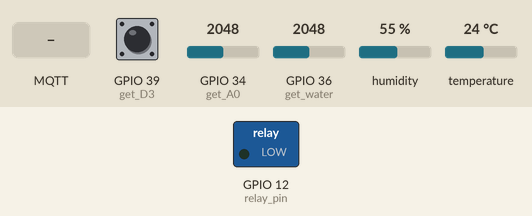
Simulated run of this sketch. Board: ESP32. Shown: switched loads named in the sketch (green lamp = pin HIGH). The test bench sets the inputs (shaded band); at power-on: GPIO 36 (get_water) = 2048, GPIO 34 (get_A0) = 2048, GPIO 39 (get_D3) HIGH, humidity 55 %, temperature 24 °C. WiFi joins after 1.5 s; servers stay silent unless stated; random numbers use the default seed unless the sketch sets one; no MQTT or app messages arrive unless stated; what the sketch prints to the serial monitor is not drawn.

Above: at 2.7 s.
2.8 s: MQTT message "ON" arrives on the first subscribed topic
At 5.0 s:
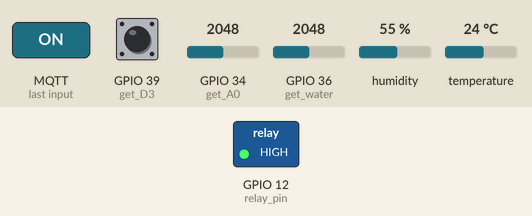
13.3 s: MQTT message "OFF" arrives on the first subscribed topic
At 14.5 s:
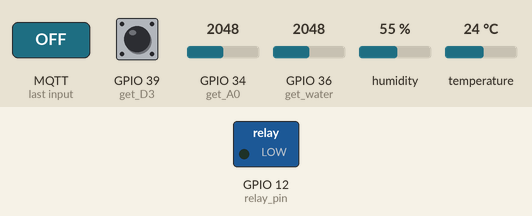
15.3 s: GPIO 36 (get_water) set to 375
16.8 s: GPIO 36 (get_water) set to 314
Timing chart, 0 to 19.8 s (numbered marks = the images above; inputs shaded):
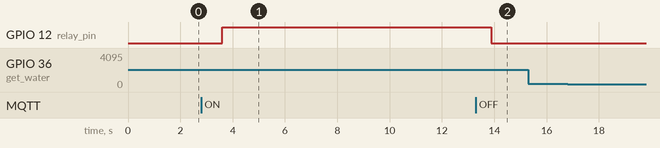

The sketch:

mqtt_led.ino
```cpp
#include <WiFi.h>
#include <PubSubClient.h>
#include <SimpleDHT.h>
// ------ 以下修改成你自己的WiFi 帳號密碼 ------
char* ssid = "TP-Link_B4D0";
char* password = "0937945797";
// ------ 以下修改成你DHT11 腳位 ------
int pinDHT11 = 13;
SimpleDHT11 dht11(pinDHT11);
// ------ 以下修改成你MQTT 設定 -------
char* MQTTServer = "mqtt.eclipseprojects.io"; // 免註冊MQTT 伺服器
int MQTTPort = 1883; // MQTT Port
char* MQTTUser = ""; // 不須帳密
char* MQTTPassword = ""; // 不須帳密
// 推播主題1: 推播溫度（記得改Topic）
char* MQTTPubTopic1 = "YourTopic/class205/temp";
// 推播主題2: 推播濕度（記得改Topic）
char* MQTTPubTopic2 = "YourTopic/class205/humi";
// 訂閱主題1: 改變LED 燈號（記得改Topic）
char* MQTTSubTopic3 = "dxjh/light";
long MQTTLastPublishTime; // 此變數用來記錄推播時間
long MQTTPublishInterval = 10000; // 每10 秒推撥一次
WiFiClient WifiClient;
PubSubClient MQTTClient(WifiClient);
int get_D3 = 39;
int get_A0 = 34;
int get_water = 36;
int relay_pin = 12;

void setup() {
  Serial.begin(115200);
  // 開始WiFi 連線
  WifiConnecte();
  // 開始MQTT 連線
  MQTTConnecte();
  pinMode(12,OUTPUT);
}

void water() {
   //從A0讀取輸入
  int value = analogRead(get_water);
  Serial.print(value);
  Serial.print("   ");
  if (value > 480) {
    Serial.println("High Level");
  }
  else if ((value > 340) && (value <= 480)) {
    Serial.println("Middle Level");
  }
  else if ((value > 100) && (value <=340)){
    Serial.println("Low Level");
  }
  else if (value <=100){
    Serial.println("NO Water");
  }
  delay(1000);
}

void rain() {
  int value = analogRead(get_A0);    //從A0讀取感測值

  Serial.print(value);
  Serial.print("   ");

  if(digitalRead(get_D3) == LOW){
    Serial.println("Digital value : wet");
  }
  else{
    Serial.println("Digital value : dry");
  }
  delay(1000);
}

void loop() {
  // 如果WiFi 連線中斷，則重啟WiFi 連線
  if (WiFi.status() != WL_CONNECTED) {WifiConnecte();}
  // 如果MQTT 連線中斷，則重啟MQTT 連線
  if (!MQTTClient.connected()) { MQTTConnecte();}
  // 如果距離上次傳輸已經超過10 秒，則Publish 溫濕度
  if ((millis() - MQTTLastPublishTime) >= MQTTPublishInterval ) {
    // 讀取溫濕度
    byte temperature = 0;
    byte humidity = 0;
    ReadDHT(&temperature, &humidity);
    // ------ 將DHT11 溫度送到MQTT 主題 ------
    MQTTClient.publish(MQTTPubTopic1, String(temperature).c_str());
    MQTTClient.publish(MQTTPubTopic2, String(humidity).c_str());
    Serial.println("溫濕度已推播到MQTT Broker");
    MQTTLastPublishTime = millis(); // 更新最後傳輸時間
  }
  MQTTClient.loop(); // 更新訂閱狀態
  delay(50);
    water();
 rain();
}

// 讀取DHT11 溫濕度
void ReadDHT(byte *temperature, byte *humidity) {
  int err = SimpleDHTErrSuccess;
  if ((err = dht11.read(temperature, humidity, NULL)) !=
    SimpleDHTErrSuccess) {
    Serial.print("讀取失敗, 錯誤訊息=");
    Serial.print(SimpleDHTErrCode(err));
    Serial.print(",");
    Serial.println(SimpleDHTErrDuration(err));
    delay(1000);
    return;
  }
  Serial.print("DHT 讀取成功：");
  Serial.print((int)*temperature);
  Serial.print(" *C, ");
  Serial.print((int)*humidity);
  Serial.println(" H ");
}

// 開始WiFi 連線
void WifiConnecte() {
  // 開始WiFi 連線
  WiFi.begin(ssid, password);
  while (WiFi.status() != WL_CONNECTED) {
    delay(500);
    Serial.print(".");
  }
  Serial.println("WiFi 連線成功");
  Serial.print("IP Address:");
  Serial.println(WiFi.localIP());
}

// 開始MQTT 連線
void MQTTConnecte() {
  MQTTClient.setServer(MQTTServer, MQTTPort);
  MQTTClient.setCallback(MQTTCallback);
  while (!MQTTClient.connected()) {
    // 以亂數為ClietID
    String MQTTClientid = "esp32-" + String(random(1000000, 9999999));
    if (MQTTClient.connect(MQTTClientid.c_str(), MQTTUser, MQTTPassword)) {
      // 連結成功，顯示「已連線」。
      Serial.println("MQTT 已連線");
      // 訂閱SubTopic1 主題
      MQTTClient.subscribe(MQTTSubTopic3);
    } else {
      // 若連線不成功，則顯示錯誤訊息，並重新連線
      Serial.print("MQTT 連線失敗, 狀態碼=");
      Serial.println(MQTTClient.state());
      Serial.println("五秒後重新連線");
      delay(5000);
    }
  }
}

// 接收到訂閱時
void MQTTCallback(char* topic, byte* payload, unsigned int length) {
  Serial.print(topic);
  Serial.print("訂閱通知:");
  String payloadString; // 將接收的payload 轉成字串
  // 顯示訂閱內容
  for (int i = 0; i < length; i++) {
    payloadString = payloadString + (char)payload[i];
  }
  Serial.println(payloadString);
  // 比對主題是否為訂閱主題1
  if (strcmp(topic, MQTTSubTopic3) == 0) {
    Serial.println("改變燈號：" + payloadString);
    if (payloadString == "ON") {
      digitalWrite(32, 1);
      digitalWrite(12, 1);
    }
    if (payloadString == "OFF") {
    digitalWrite(32, 0);
    digitalWrite(12, 0);
    }
  }
}
```

Measured:
- after the input at 2.8 s, GPIO 12 (relay_pin): LOW → HIGH after 0.80 s
- after the input at 13.3 s, GPIO 12 (relay_pin): HIGH → LOW after 0.58 s
- after the input at 15.3 s, every drawn part: stays the same
- after the input at 16.8 s, every drawn part: stays the same
